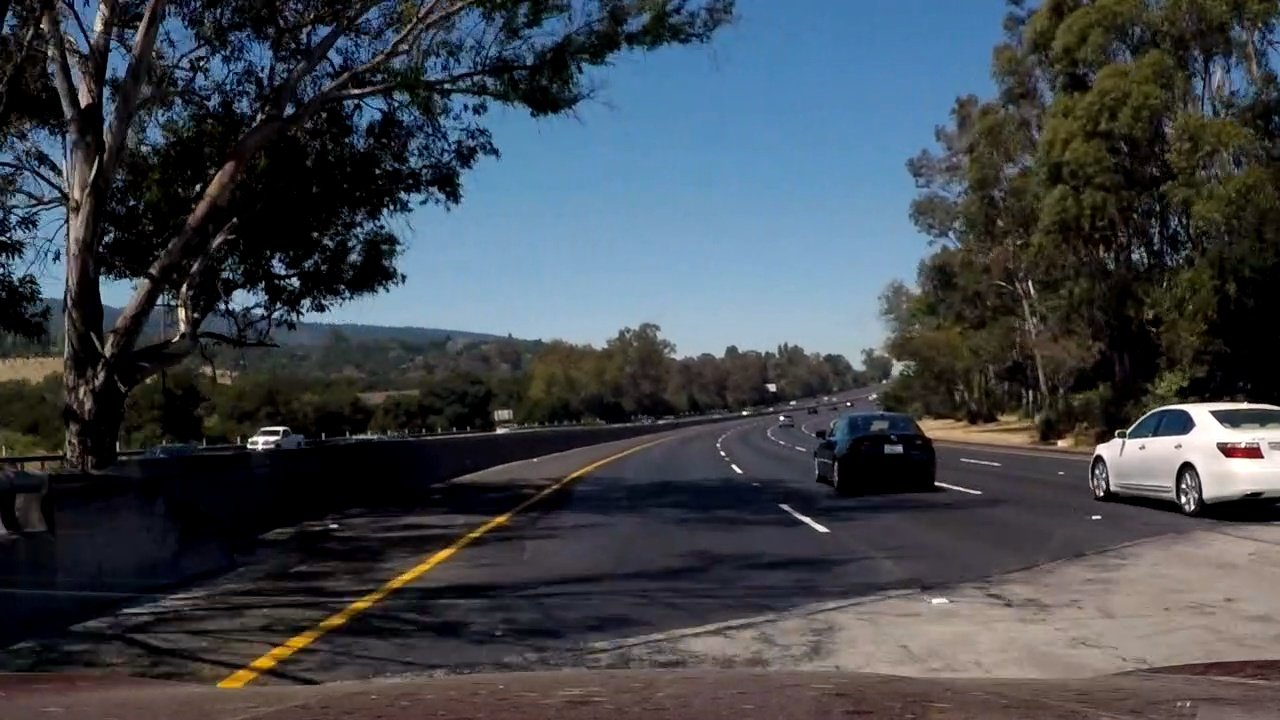
#> input picture test_images/project_video_41500.jpg, 1280 x 720 px
$ python -i binarize.py   (imports and definitions only)   (older library calls are emulated)
#> lines starting #> are read from the running program, lines starting #| are printed output that depends on the picture; after the words box and inside, x2 and y2 are one past the last pixel; in counts of white or black regions, pixels touching at a corner belong together
from enum import Enum

import cv2
import numpy as np
import logging

logger = logging.getLogger(__name__)


def abs_sobel_thresh(channel, is_x_direction=True, sobel_kernel=3, thresh=(0, 255)):
    # 2) Take the derivative in x or y given orient = 'x' or 'y'
    if is_x_direction:
        sobel = cv2.Sobel(channel, cv2.CV_64F, 1, 0, ksize=sobel_kernel)
    else:
        sobel = cv2.Sobel(channel, cv2.CV_64F, 0, 1, ksize=sobel_kernel)

    # 3) Take the absolute value of the derivative or gradient
    abs_sobel = np.absolute(sobel)
    # 4) Scale to 8-bit (0 - 255) then convert to type = np.uint8
    scaled_sobel = np.uint8(255 * abs_sobel / np.max(abs_sobel))
    # 5) Create a mask of 1's where the scaled gradient magnitude
    # is > thresh_min and < thresh_max
    sxbinary = np.zeros_like(scaled_sobel)
    sxbinary[(scaled_sobel >= thresh[0]) & (scaled_sobel <= thresh[1])] = 1
    # 6) Return this mask as your binary_output image
    return sxbinary


# [29 lines left out: functions mag_thresh, dir_threshold, not called in this run]


class HLS(Enum):
    """ HLS channels for channel extraction"""
    H = 0
    L = 1
    S = 2


class RGB(Enum):
    """ RGB channels for channel extraction"""
    R = 0
    G = 1
    B = 2


class HSV(Enum):
    """ HSV channels for channel extraction"""
    H = 0
    S = 1
    V = 2


def get_hls_image(image):
    """ Converts image to HLS """
    return cv2.cvtColor(image, cv2.COLOR_RGB2HLS)
#> returned value: shape (720, 1280, 3); mean of channels 0, 1, 2 71.3, 70.1, 75.3


def get_hls_channel(image, channel):
    """ Converts an image to HLS and extracts a single channel """
    hls = get_hls_image(image)
    return hls[:, :, channel.value]
#> returned value: shape (720, 1280)


def get_hsv_image(image):
    """ Converts image to HSV """
    return cv2.cvtColor(image, cv2.COLOR_RGB2HSV)
#> returned value: shape (720, 1280, 3); mean H, S, V 71.3, 93.8, 83.7


def get_hsv_channel(image, channel):
    """ Converts an image to HLS and extracts a single channel """
    hsv = get_hsv_image(image)
    return hsv[:, :, channel.value]
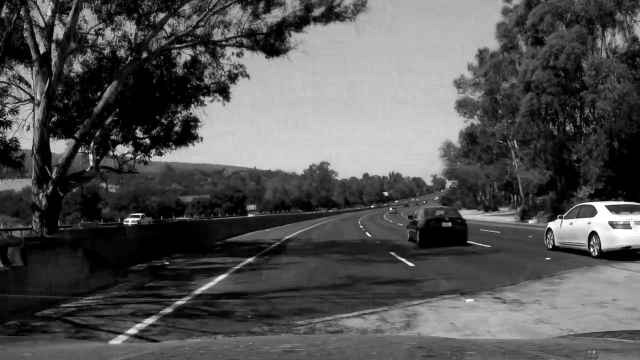
#> returned value: shape (720, 1280) (shown at 1/2 size); min 0, max 255, mean 83.7


def get_rgb_channel(image, channel):
    """ Converts an image to RGB and extracts a single channel """
    return image[:, :, channel.value]


def get_grayscale(image):
    return cv2.cvtColor(image, cv2.COLOR_RGB2GRAY)


def threshold_channel(channel, thresh=(0, 255)):
    """ Apply threshold to a single channel """
    binary = np.zeros_like(channel)
    binary[(channel >= thresh[0]) & (channel <= thresh[1])] = 1
    return binary


def inverse_binarization(channel):
    binary = np.zeros_like(channel)
    binary[~(channel == 1)] = 1
    return binary


def combined_binarization(image, is_debug=True):
    """ Split image into channels and apply a combination of techniques """

    # [6 lines of commented-out code are left out]
    hls_s = get_hls_channel(image, HLS.S)

    # hsv_h = get_hsv_channel(image, HSV.H)
    # hsv_s = get_hsv_channel(image, HSV.S)
    hsv_v = get_hsv_channel(image, HSV.V)

    # TODO ~V from HSV chennel seems to do a good job
    thresh_hsv_v = inverse_binarization(threshold_channel(hsv_v, thresh=(0, 225)))
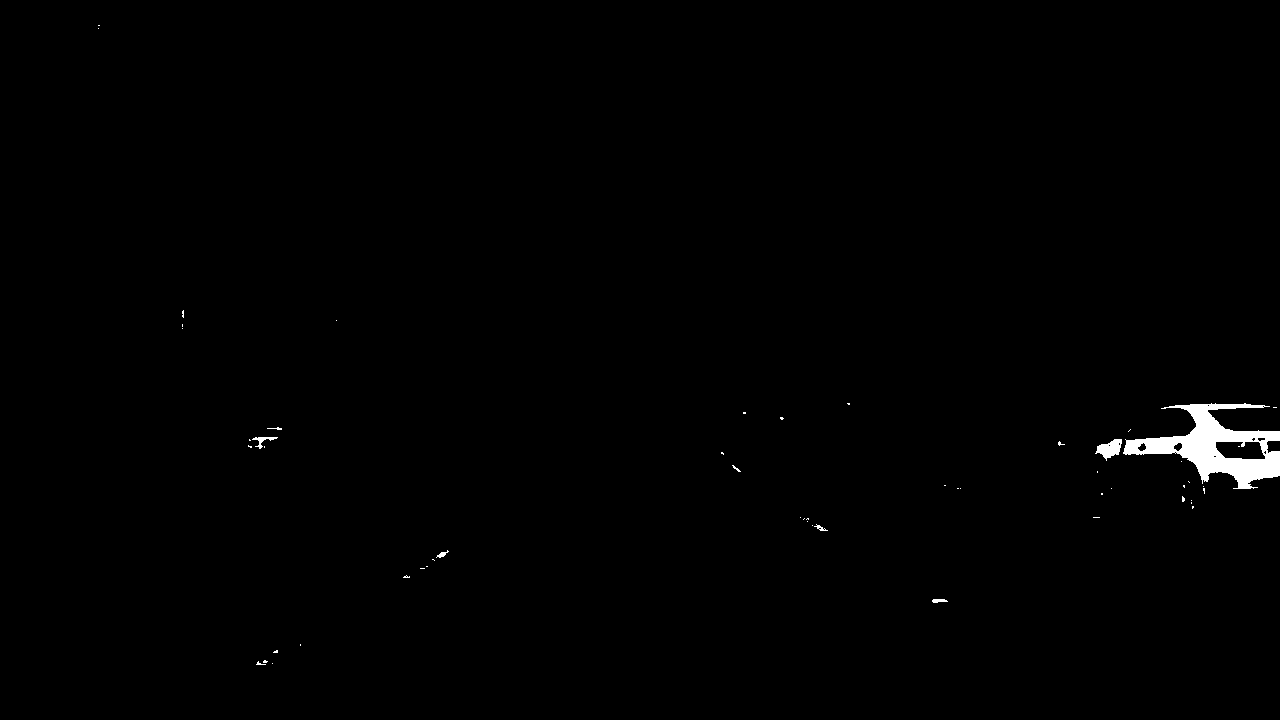
#> thresh_hsv_v: shape (720, 1280); values 0 (black) and 1 (white), 0.67% white; 55 white regions (47 under 20 px), largest, box (x1, y1, x2, y2) and area: (1123, 403, 1280, 489) 5329, (1095, 439, 1122, 461) 324, (252, 437, 278, 449) 100

    # [28 lines of commented-out code are left out]
    abs_sobel_x_hls_s = abs_sobel_thresh(hls_s, is_x_direction=True, thresh=(20, 150))
#> abs_sobel_x_hls_s: shape (720, 1280); values 0 (black) and 1 (white), 18% white in thin lines or dots
    # [17 lines of commented-out code are left out]
    abs_sobel_x_hsv_v = abs_sobel_thresh(hsv_v, is_x_direction=True, thresh=(20, 200))  # no
#> call 2 of abs_sobel_thresh, with is_x_direction = True, sobel_kernel = 3, thresh = (20, 200)
#> in abs_sobel_thresh (call 2), `sobel = cv2.Sobel(channel, cv2.CV_64F, 1, 0, ksize=sobel_kernel)`:
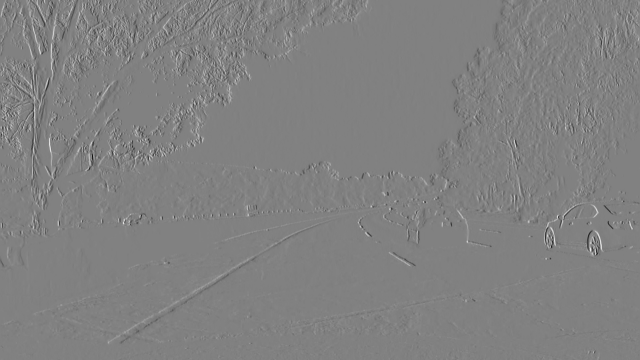
#> sobel: shape (720, 1280) float64 (shown at 1/2 size); min -827, max 807, mean 0.3; drawn with min black and max white
#> abs_sobel_x_hsv_v: shape (720, 1280); values 0 (black) and 1 (white), 11.7% white in thin lines or dots
    # abs_sobel_y_hsv_v = abs_sobel_thresh(hsv_v, is_x_direction=False, thresh=(10, 100))     #no
    # mag_thresh_hsv_v = mag_thresh(hsv_v, mag_thresh=(10, 100))  #no
    # dir_thresh_hsv_v = dir_threshold(hsv_v, dir_thresh=(-np.pi / 4, np.pi / 4))


    combined = np.zeros_like(abs_sobel_x_hls_s)
    combined[(abs_sobel_x_hls_s == 1) | (thresh_hsv_v == 1) | (abs_sobel_x_hsv_v == 1)] = 1
    # Other candidates which soldved the problem | (abs_sobel_x_rgb_g == 1) | (abs_sobel_x_rgb_b == 1)

    # combined = abs_sobel_x_hls_s

    if is_debug:
        logger.info("Combined gradients counting %s - %s" % (np.count_nonzero(combined), combined.size))

    return combined

>>> import cv2
>>> picture = cv2.cvtColor(cv2.imread('../test_images/project_video_41500.jpg'), cv2.COLOR_BGR2RGB)
>>> result = combined_binarization(picture)
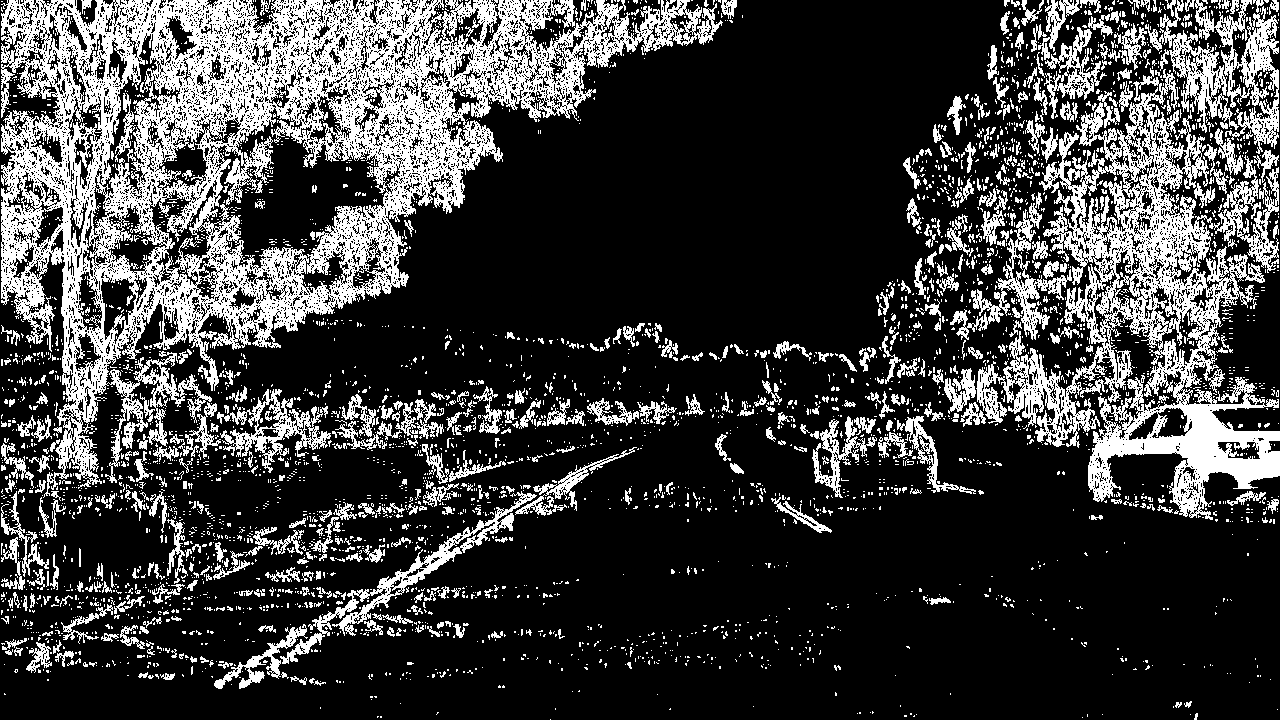
#> result: shape (720, 1280); values 0 (black) and 1 (white), 24.4% white; 4129 white regions (3637 under 20 px), largest, box (x1, y1, x2, y2) and area: (1, 0, 723, 498) 103872, (976, 68, 1280, 520) 42166, (1195, 0, 1279, 154) 4198

$ run again, on test_images/straight_lines1.jpg
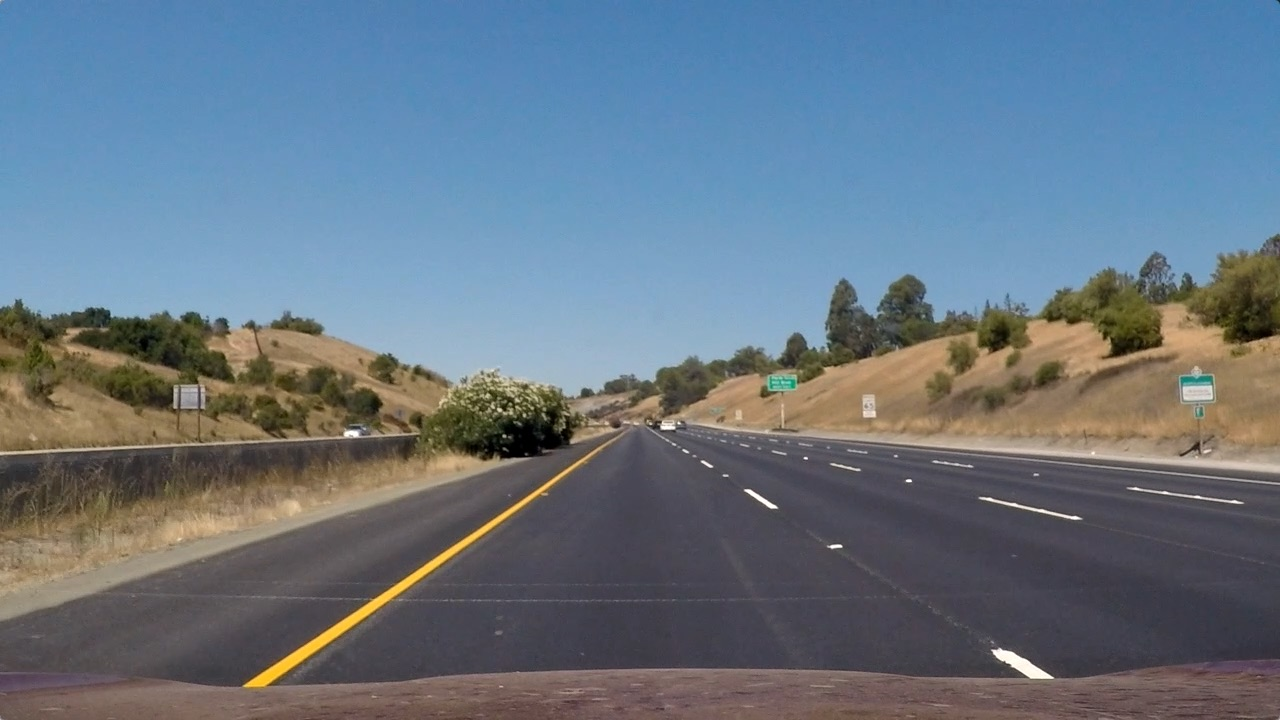
#> input picture test_images/straight_lines1.jpg, 1280 x 720 px
#> in combined_binarization, `thresh_hsv_v = inverse_binarization(threshold_channel(hsv_v, thresh=(0..`:
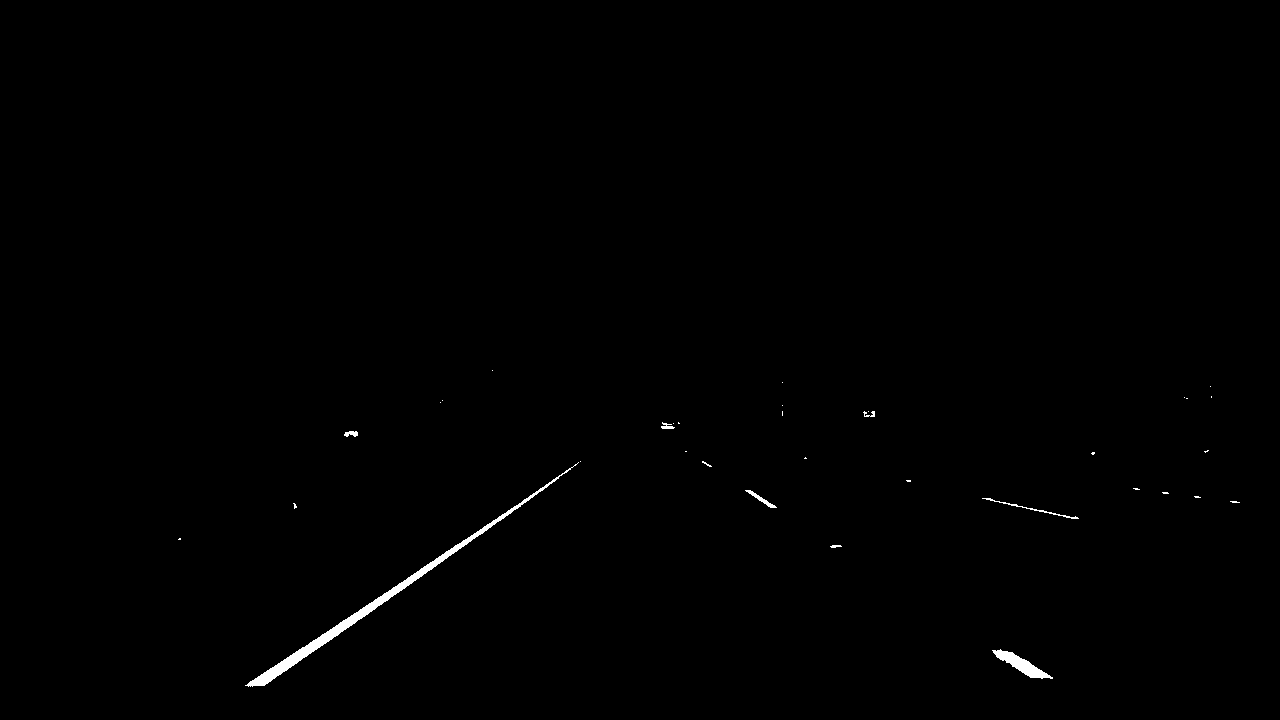
#> thresh_hsv_v: shape (720, 1280); values 0 (black) and 1 (white), 0.41% white; 34 white regions (26 under 20 px), largest, box (x1, y1, x2, y2) and area: (245, 462, 579, 687) 2537, (992, 649, 1053, 679) 611, (982, 498, 1079, 519) 159
#> abs_sobel_x_hls_s: shape (720, 1280); values 0 (black) and 1 (white), 2.3% white in thin lines or dots
#> abs_sobel_x_hsv_v: shape (720, 1280); values 0 (black) and 1 (white), 4.6% white in thin lines or dots
#> `result = combined_binarization(picture)`:
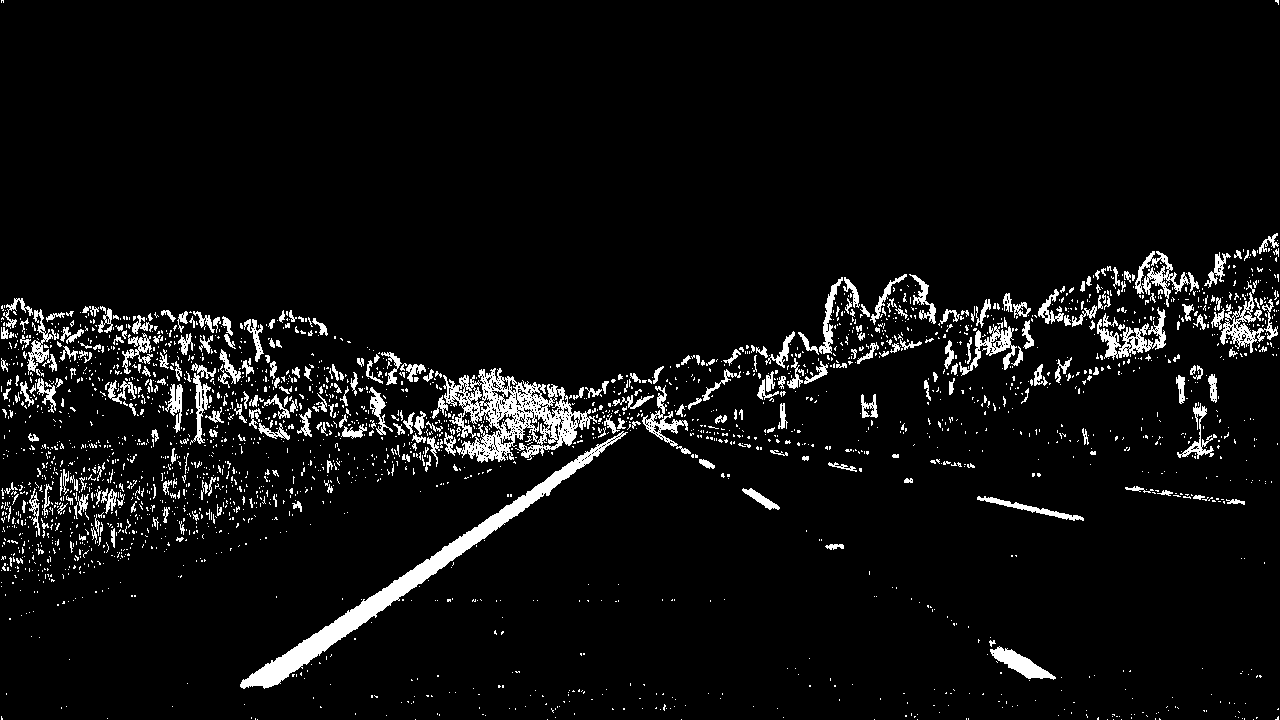
#> result: shape (720, 1280); values 0 (black) and 1 (white), 5.7% white; 2615 white regions (2286 under 20 px), largest, box (x1, y1, x2, y2) and area: (240, 431, 628, 689) 6803, (443, 368, 597, 463) 5925, (1097, 307, 1166, 360) 1201
